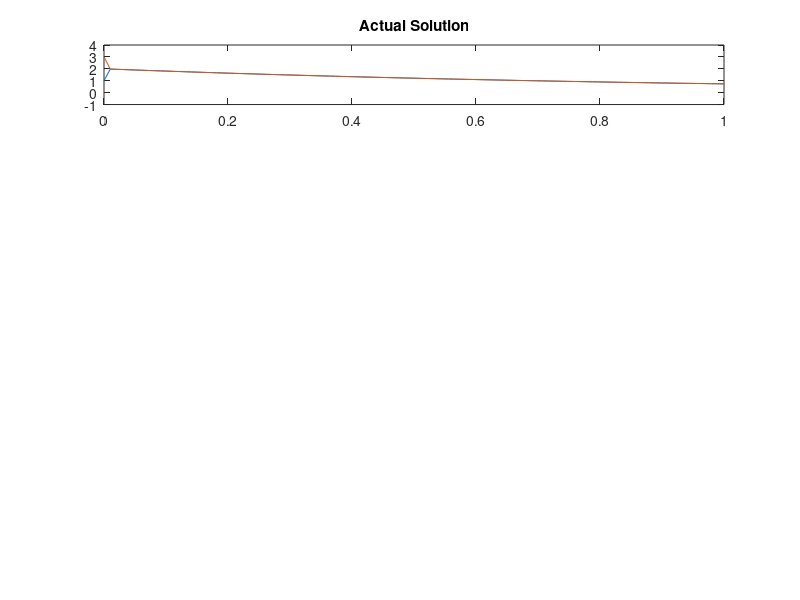

Source code (MATLAB): (Note: this script raises an error after producing the figure.)
% customtesting.m
% This script tests some of the built in ODE solvers, and plots the results
% nicely!


y0 = [1; 3];
tspan = [0 1];
tini = linspace(0,1);
A = [-500.5 499.5; 499.5 -500.5];
hlo = 10^-2;
hmed = 10^-4;
hhi = 10^-6;

% The first subplot will always be the actual solution
figure(2)
subplot(5,1,1)
plot(tini,2*exp(-tini) - exp(-1000*tini));
axis([0 1 -1 4])
hold on;
plot(tini,2*exp(-tini) + exp(-1000*tini));
axis([0 1 -1 4])
title('Actual Solution')

% Begin by plotting with low accuracy

[t, y] = feuler(A, hlo, y0, tspan);
subplot(5,1,2)
plot(t,y(1,:));
axis([0 1 -1 4])
plot(t,y(2,:));
axis([0 1 -1 4])
title('Forward Euler, h = 0.01');
clearvars t y

[t, y] = beuler(A, hlo, y0, tspan);
subplot(5,1,3)
plot(t,y(1,:));
axis([0 1 -1 4])
plot(t,y(2,:));
axis([0 1 -1 4])
title('Backward Euler, h = 0.01');
clearvars t y

[t, y] = trapezoid(A, hlo, y0, tspan);
subplot(5,1,4)
plot(t,y(1,:));
axis([0 1 -1 4])
plot(t,y(2,:));
axis([0 1 -1 4])
title('Trapezoid, h = 0.01');
clearvars t y

[t, y] = runge(A, hlo, y0, tspan);
subplot(5,1,5)
plot(t,y(1,:));
axis([0 1 -1 4])
plot(t,y(2,:));
axis([0 1 -1 4])
title('Runge-Kutta, h = 0.01');
clearvars t y

pause
% Next, plot with medium accuracy

[t, y] = feuler(A, hmed, y0, tspan);
subplot(5,1,2,'replace')
plot(t,y(1,:));
axis([0 1 -1 4])
plot(t,y(2,:));
axis([0 1 -1 4])
title('Forward Euler, h = 0.0001');
clearvars t y

[t, y] = beuler(A, hmed, y0, tspan);
subplot(5,1,3,'replace')
plot(t,y(1,:));
axis([0 1 -1 4])
plot(t,y(2,:));
axis([0 1 -1 4])
title('Backward Euler, h = 0.0001');
clearvars t y

[t, y] = trapezoid(A, hmed, y0, tspan);
subplot(5,1,4,'replace')
plot(t,y(1,:));
axis([0 1 -1 4])
plot(t,y(2,:));
axis([0 1 -1 4])
title('Trapezoid, h = 0.0001');
clearvars t y

[t, y] = runge(A, hmed, y0, tspan);
subplot(5,1,5,'replace')
plot(t,y(1,:));
axis([0 1 -1 4])
plot(t,y(2,:));
axis([0 1 -1 4])
title('Runge-Kutta, h = 0.0001');
clearvars t y

pause
% Next, plot with high accuracy

[t, y] = feuler(A, hhi, y0, tspan);
subplot(5,1,2,'replace')
plot(t,y(1,:));
axis([0 1 -1 4])
plot(t,y(2,:));
axis([0 1 -1 4])
title('Forward Euler, h = 0.000001');
clearvars t y

[t, y] = beuler(A, hhi, y0, tspan);
subplot(5,1,3,'replace')
plot(t,y(1,:));
axis([0 1 -1 4])
plot(t,y(2,:));
axis([0 1 -1 4])
title('Backward Euler, h = 0.000001');
clearvars t y

[t, y] = trapezoid(A, hhi, y0, tspan);
subplot(5,1,4,'replace')
plot(t,y(1,:));
axis([0 1 -1 4])
plot(t,y(2,:));
axis([0 1 -1 4])
title('Trapezoid, h = 0.000001');
clearvars t y

[t, y] = runge(A, hhi, y0, tspan);
subplot(5,1,5,'replace')
plot(t,y(1,:));
axis([0 1 -1 4])
plot(t,y(2,:));
axis([0 1 -1 4])
title('Runge-Kutta, h = 0.000001');
clearvars t y

pause
close all;